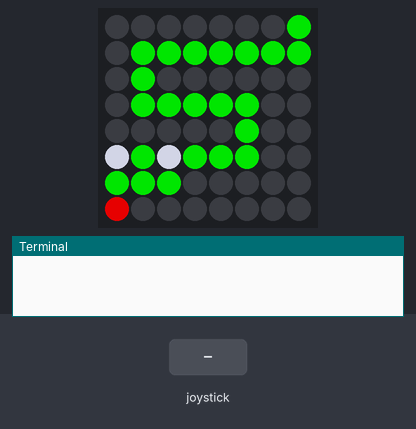
The program below on a simulated Raspberry Pi (BCM pin numbers) with a Sense HAT. On the bench: the Sense HAT's 8×8 RGB LED matrix, the last lines printed to the terminal. Inputs (shaded band) come from the test bench. Dim RGB values are drawn brighter than linear; random numbers come from a fixed seed; the 64×8 strip is a reading aid, not a part: it shows the text the matrix is scrolling, unrolled, one strip-width of it at a time.

Above: at 0.1 s.
At 14.2 s:
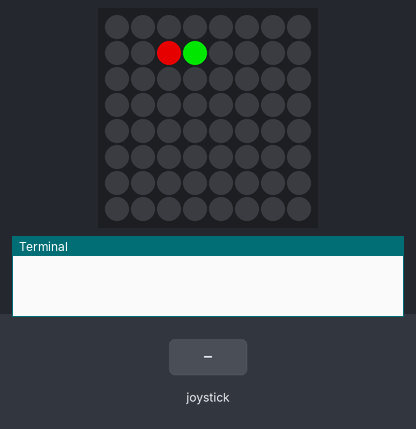
14.3 s: joystick pushed up
At 14.7 s:
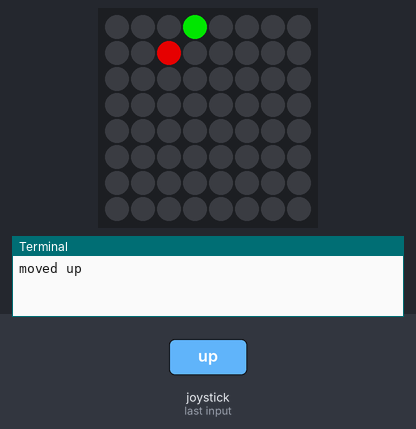

The program:

snakehat.py
```python
from sense_hat import SenseHat
from time import sleep
import random
import signal
import sys

sense = SenseHat()
sense.low_light = True

GREEN = (0, 255, 0)
RED = (255, 0, 0)
YELLOW = (255, 255, 0)
BLACK = (0, 0, 0)
START_DELAY = 3
MATRIX_MIN_VALUE = 0
MATRIX_MAX_VALUE = 7
MATRIX_SIZE = 8

B = BLACK
R = RED
G = GREEN
P = (230, 230, 250)
DRAW_SNAKE = [
        B, B, B, B, B, B, B, G,
        B, G, G, G, G, G, G, G,
        B, G, B, B, B, B, B, B,
        B, G, G, G, G, G, B, B,
        B, B, B, B, B, G, B, B,
        P, G, P, G, G, G, B, B,
        G, G, G, B, B, B, B, B,
        R, B, B, B, B, B, B, B
        ]

def sigint_handler(signal, frame):
    sense.clear()
    sys.exit(0)
signal.signal(signal.SIGINT, sigint_handler)

sense.set_pixels(DRAW_SNAKE)
sleep(5)
sense.clear()

while True:
    gameOverFlag = False
    growSnakeFlag = False
    generateRandomFoodFlag = False
    snakeMovementDelay = 0.5
    snakeMovementDelayDecrease = -0.01
    score = 0

    sense.clear()
    sense.show_message("SNAKE GAME")
    #set default start pos
    snakePosX = [3]
    snakePosY = [6]
    #gen food position
    while True:
        foodposX = random.randint(0, 7)
        foodposY = random.randint(0, 7)
        if foodposX != snakePosX[0] or foodposY != snakePosY[0]:
            break
    #default direction
    movementX = 0
    movementY = -1
    while not gameOverFlag:
        #check if snake ate food
        if foodposX == snakePosX[0] and foodposY == snakePosY[0]:
            growSnakeFlag = True
            generateRandomFoodFlag = True
            snakeMovementDelay += snakeMovementDelayDecrease
            score += 1
        #check for snakebite
        for i in range(1, len(snakePosX)):
            if snakePosX[i] == snakePosX[0] and snakePosY[i] == snakePosY[0]:
                gameOverFlag = True
        #check for gg
        if gameOverFlag:
            break
        #check for joystick input
        for event in sense.stick.get_events():
            if event.direction == "left" and movementX != 1:
                movementX = -1
                movementY = 0
                print("moved left")
            elif event.direction == "right" and movementX != -1:
                movementX = 1
                movementY = 0
                print("moved right")
            elif event.direction == "up" and movementY != 1:
                movementY = -1
                movementX = 0
                print("moved up")
            elif event.direction == "down" and movementY != -1:
                movementY = 1
                movementX = 0
                print("moved down")
            #grow snake
        if growSnakeFlag:
            growSnakeFlag = False
            snakePosX.append(0)
            snakePosY.append(0)
            #move snake
        for i in range((len(snakePosX) - 1), 0, -1):
            snakePosX[i] = snakePosX[i - 1]
            snakePosY[i] = snakePosY[i - 1]
        snakePosX[0] += movementX
        snakePosY[0] += movementY
            #check borders
        if snakePosX[0] > MATRIX_MAX_VALUE:
            snakePosX -= MATRIX_SIZE
        elif snakePosX[0] < MATRIX_MIN_VALUE:
            snakePosX += MATRIX_SIZE
        if snakePosY[0] > MATRIX_MAX_VALUE:
            snakePosY[0] -= MATRIX_SIZE
        elif snakePosY[0] < MATRIX_MIN_VALUE:
            snakePosY[0] += MATRIX_SIZE
            #spawn random food
        if generateRandomFoodFlag:
            generateRandomFoodFlag = False
            retryFlag = True
            while retryFlag:
                foodposX = random.randint(0,7)
                foodposY = random.randint(0,7)
                retryFlag = False
                for x, y in zip(snakePosX, snakePosY):
                    if x == foodposX and y == foodposY:
                        retryFlag = True
                        break
        #update matrix
        sense.clear()
        sense.set_pixel(foodposX, foodposY, RED)
        for x, y in zip(snakePosX, snakePosY):
            sense.set_pixel(x, y, GREEN)
        sleep(snakeMovementDelay)
    #blink dead snake
    for loop in range(5):
        sense.clear()
        sense.set_pixel(foodposX, foodposY, RED)
        for x, y in zip(snakePosX, snakePosY):
            sense.set_pixel(x, y, RED)
        sleep(0.5)
        sense.clear()
        sense.set_pixel(foodposX, foodposY, RED)
        for x, y in zip(snakePosX, snakePosY):
            sense.set_pixel(x, y, RED)
        sleep(0.5)
    sense.clear()
    while score:
        sense.show_message("Score: {}".format(score), text_colour=YELLOW)
        for event in sense.stick.get_events():
            if event.direction == "middle":
                score = 0
```

Measured:
- what the display in image 2 shows lasts 0.5 s, from 14.4 s to 14.9 s
